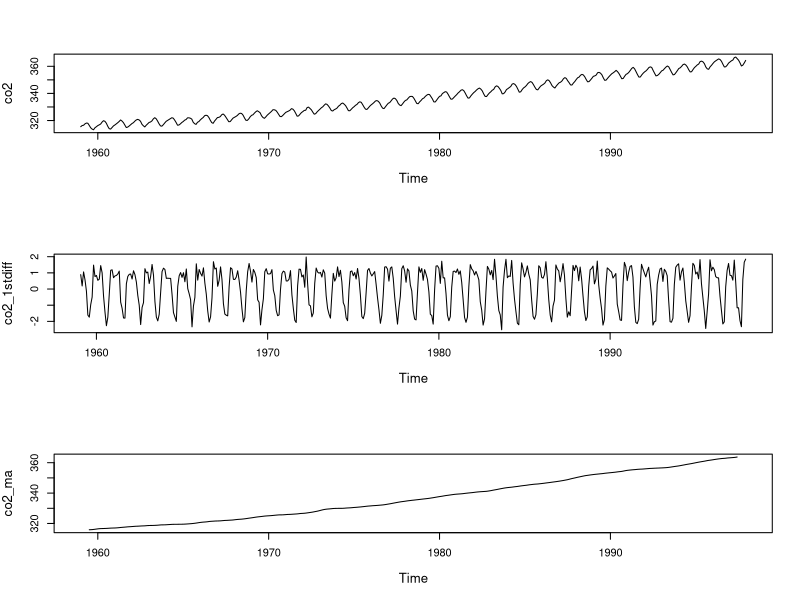
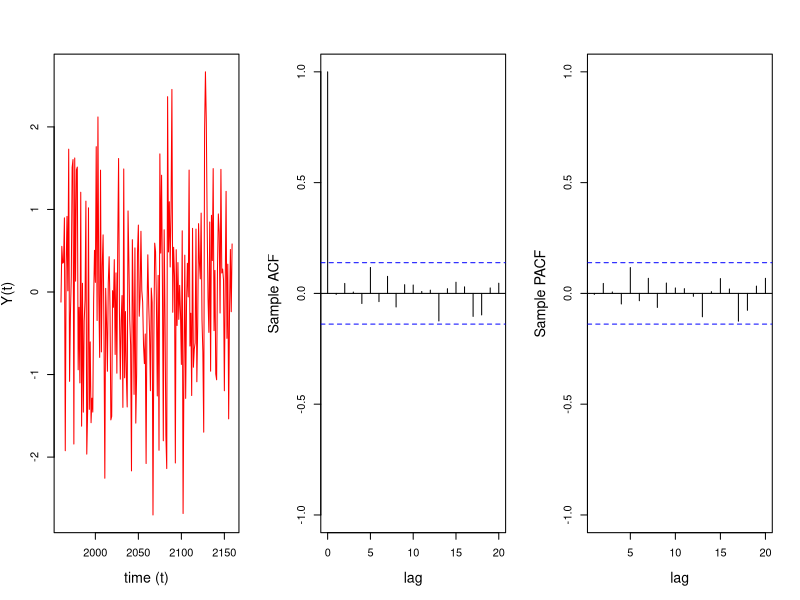
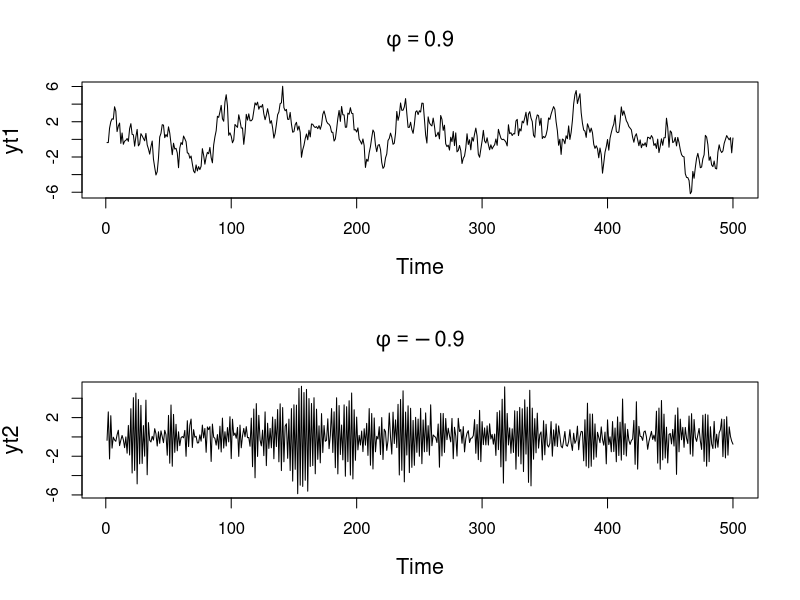
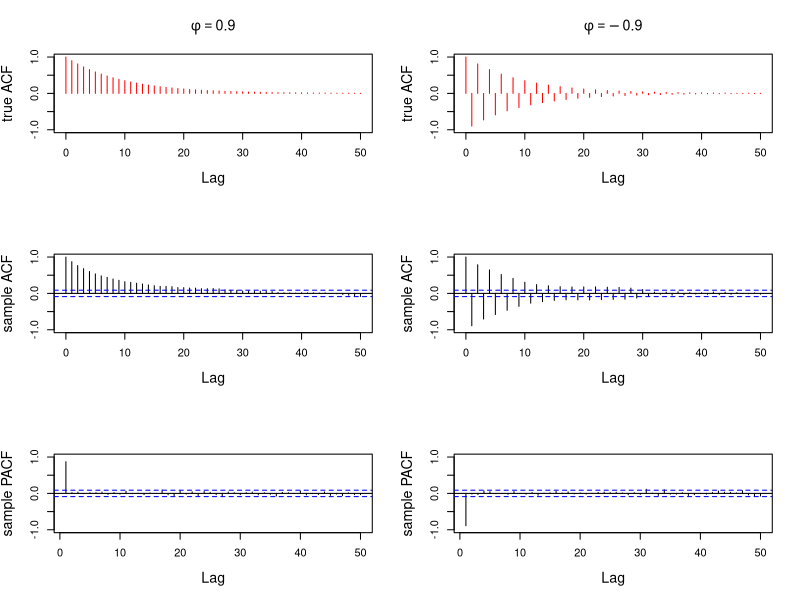
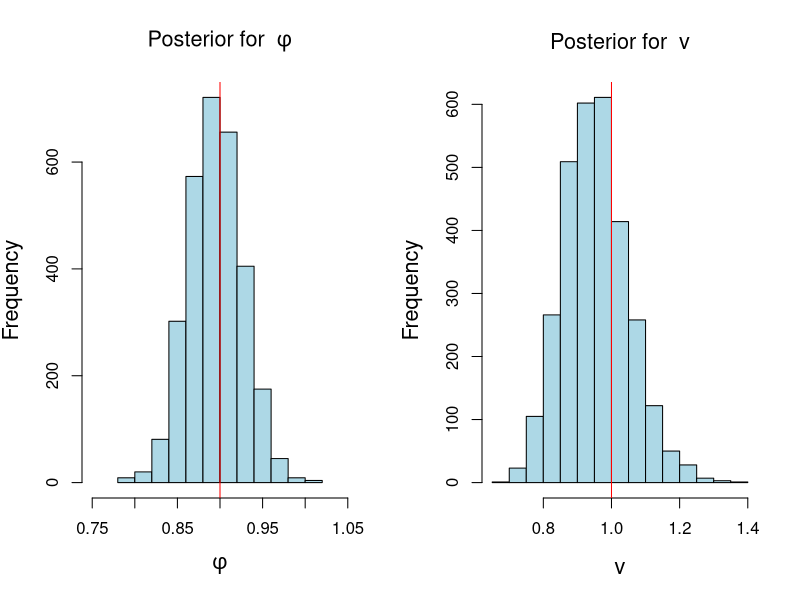
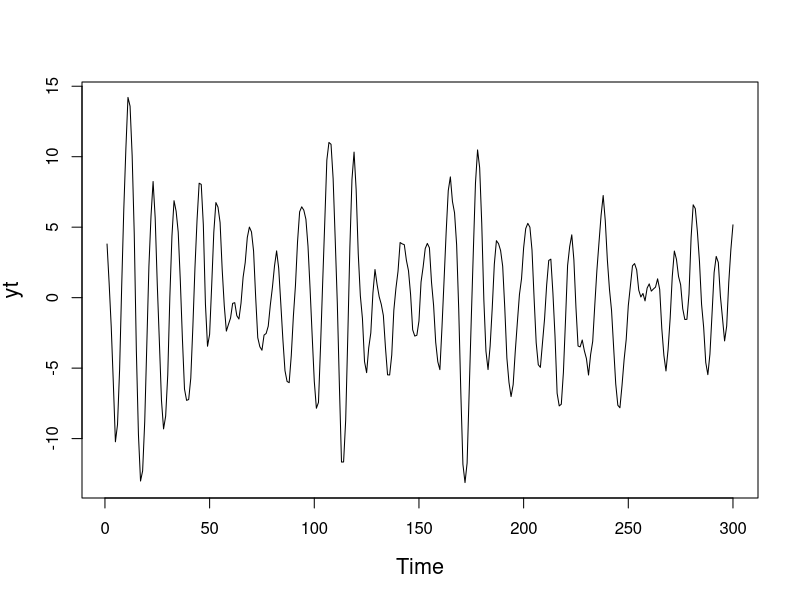
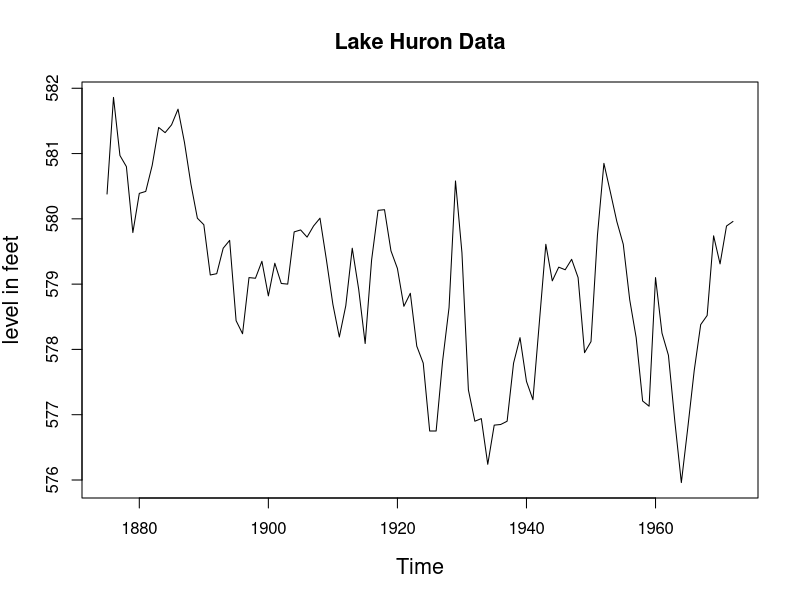
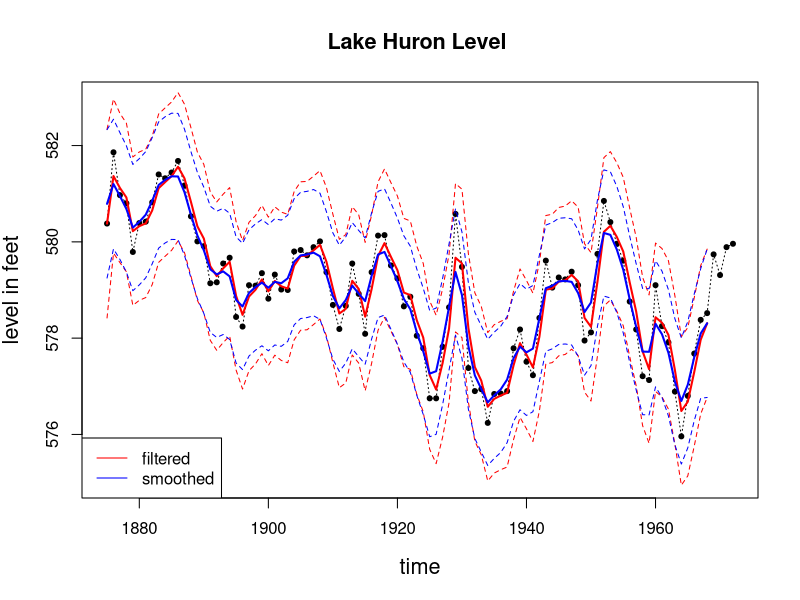

The R script that drew these images, in order:
#---------------------------------------------#
# Bayesian time series modelling and analysis #
#---------------------------------------------#

# Differencing and filtering using moving averages ----------------------------#
# Load the CO2 dataset in R
data(co2) 

# Take first differences to remove the trend 
co2_1stdiff=diff(co2,differences=1)

# Filter via moving averages to remove the seasonality 
co2_ma=filter(co2,filter=c(1/24,rep(1/12,11),1/24),sides=2)

par(mfrow=c(3,1), cex.lab=1.2,cex.main=1.2)
plot(co2) # plot the original data 
plot(co2_1stdiff) # plot the first differences (removes trend, highlights seasonality)
plot(co2_ma) # plot the filtered series via moving averages (removes the seasonality, highlights the trend)

# end -------------------------------------------- ----------------------------#

# Simulate data from a white noise process ------------------------------------#

# Simulate data with no temporal structure (white noise)
#
set.seed(2021)
T=200
t =1:T
y_white_noise=rnorm(T, mean=0, sd=1)
#
# Define a time series object in R: 
# Assume the data correspond to annual observations starting in January 1960 
#
yt=ts(y_white_noise, start=c(1960), frequency=1)
#
# plot the simulated time series, their sample ACF and their sample PACF
#
par(mfrow = c(1, 3), cex.lab = 1.3, cex.main = 1.3)
yt=ts(y_white_noise, start=c(1960), frequency=1)
plot(yt, type = 'l', col='red', xlab = 'time (t)', ylab = "Y(t)")
acf(yt, lag.max = 20, xlab = "lag",
    ylab = "Sample ACF",ylim=c(-1,1),main="")
pacf(yt, lag.max = 20,xlab = "lag",
     ylab = "Sample PACF",ylim=c(-1,1),main="")

# end -------------------------------------------------------------------------#

# Sample data from AR(1) processes --------------------------------------------#

# sample data from 2 ar(1) processes and plot their ACF and PACF functions
#
set.seed(2024)
T=500 # number of time points
#
# sample data from an ar(1) with ar coefficient phi = 0.9 and variance 1
#
v=1.0 # innovation variance
sd=sqrt(v) #innovation stantard deviation
phi1=0.9 # ar coefficient
yt1=arima.sim(n = T, model = list(ar = phi1), sd = sd)
#
# sample data from an ar(1) with ar coefficient phi = -0.9 and variance 1
#
phi2=-0.9 # ar coefficient
yt2=arima.sim(n = T, model = list(ar = phi2), sd = sd)

par(mfrow = c(2, 1), cex.lab = 1.3)
plot(yt1,main=expression(phi==0.9))
plot(yt2,main=expression(phi==-0.9))

par(mfrow = c(3, 2), cex.lab = 1.3)
lag.max=50 # max lag
#
## plot true ACFs for both processes
#
cov_0=sd^2/(1-phi1^2) # compute auto-covariance at h=0
cov_h=phi1^(0:lag.max)*cov_0 # compute auto-covariance at h
plot(0:lag.max, cov_h/cov_0, pch = 1, type = 'h', col = 'red',
     ylab = "true ACF", xlab = "Lag",ylim=c(-1,1), main=expression(phi==0.9))

cov_0=sd^2/(1-phi2^2) # compute auto-covariance at h=0
cov_h=phi2^(0:lag.max)*cov_0 # compute auto-covariance at h
# Plot autocorrelation function (ACF)
plot(0:lag.max, cov_h/cov_0, pch = 1, type = 'h', col = 'red',
     ylab = "true ACF", xlab = "Lag",ylim=c(-1,1),main=expression(phi==-0.9))

## plot sample ACFs for both processes
#
acf(yt1, lag.max = lag.max, type = "correlation", ylab = "sample ACF",
    lty = 1, ylim = c(-1, 1), main = " ")
acf(yt2, lag.max = lag.max, type = "correlation", ylab = "sample ACF",
    lty = 1, ylim = c(-1, 1), main = " ")
## plot sample PACFs for both processes
#
pacf(yt1, lag.ma = lag.max, ylab = "sample PACF", ylim=c(-1,1),main="")
pacf(yt2, lag.ma = lag.max, ylab = "sample PACF", ylim=c(-1,1),main="")

# end -------------------------------------------------------------------------#

# MLE for the AR(1), examples -------------------------------------------------#

set.seed(2024)
phi=0.9 # ar coefficient
v=1
sd=sqrt(v) # innovation standard deviation
T=500 # number of time points
yt=arima.sim(n = T, model = list(ar = phi), sd = sd) 

## Case 1: Conditional likelihood
y=as.matrix(yt[2:T]) # response
X=as.matrix(yt[1:(T-1)]) # design matrix
phi_MLE=as.numeric((t(X)%*%y)/sum(X^2)) # MLE for phi
s2=sum((y - phi_MLE*X)^2)/(length(y) - 1) # Unbiased estimate for v 
v_MLE=s2*(length(y)-1)/(length(y)) # MLE for v

cat("\n MLE of conditional likelihood for phi: ", phi_MLE, "\n",
    "MLE for the variance v: ", v_MLE, "\n", 
    "Estimate s2 for the variance v: ", s2, "\n")

phi=0.9 # ar coefficient
v=1
sd=sqrt(v) # innovation standard deviation
T=500 # number of time points
yt=arima.sim(n = T, model = list(ar = phi), sd = sd) 

#Using conditional sum of squares, equivalent to conditional likelihood 
arima_CSS=arima(yt,order=c(1,0,0),method="CSS",n.cond=1,include.mean=FALSE)
cat("AR estimates with conditional sum of squares (CSS) for phi and v:", arima_CSS$coef,arima_CSS$sigma2,
    "\n")

#Uses ML with full likelihood 
arima_ML=arima(yt,order=c(1,0,0),method="ML",include.mean=FALSE)
cat("AR estimates with full likelihood for phi and v:", arima_ML$coef,arima_ML$sigma2,
    "\n")

#Default: uses conditional sum of squares to find the starting point for ML and 
#         then uses ML 
arima_CSS_ML=arima(yt,order=c(1,0,0),method="CSS-ML",n.cond=1,include.mean=FALSE)
cat("AR estimates with CSS to find starting point for ML for phi and v:", 
    arima_CSS_ML$coef,arima_CSS_ML$sigma2,"\n")

phi=0.9 # ar coefficient
v=1
sd=sqrt(v) # innovation standard deviation
T=500 # number of time points
yt=arima.sim(n = T, model = list(ar = phi), sd = sd) 

## MLE, full likelihood AR(1) with v=1 assumed known 
# log likelihood function
log_p <- function(phi, yt){
  0.5*(log(1-phi^2) - sum((yt[2:T] - phi*yt[1:(T-1)])^2) - yt[1]^2*(1-phi^2))
}

# Use a built-in optimization method to obtain maximum likelihood estimates
result =optimize(log_p, c(-1, 1), tol = 0.0001, maximum = TRUE, yt = yt)
cat("\n MLE of full likelihood for phi: ", result$maximum)

# end -------------------------------------------------------------------------#

# AR(1) Bayesian inference, conditional likelihood example --------------------#

set.seed(2024)
phi=0.9 # ar coefficient
sd=1 # innovation standard deviation
T=200 # number of time points
yt=arima.sim(n = T, model = list(ar = phi), sd = sd) # sample stationary AR(1) process

y=as.matrix(yt[2:T]) # response
X=as.matrix(yt[1:(T-1)]) # design matrix
phi_MLE=as.numeric((t(X)%*%y)/sum(X^2)) # MLE for phi
s2=sum((y - phi_MLE*X)^2)/(length(y) - 1) # Unbiased estimate for v
v_MLE=s2*(length(y)-1)/(length(y)) # MLE for v 

print(c(phi_MLE,s2))

n_sample=3000   # posterior sample size

## step 1: sample posterior distribution of v from inverse gamma distribution
v_sample=1/rgamma(n_sample, (T-2)/2, sum((yt[2:T] - phi_MLE*yt[1:(T-1)])^2)/2)

## step 2: sample posterior distribution of phi from normal distribution
phi_sample=rep(0,n_sample)
for (i in 1:n_sample){
  phi_sample[i]=rnorm(1, mean = phi_MLE, sd=sqrt(v_sample[i]/sum(yt[1:(T-1)]^2)))}

## plot histogram of posterior samples of phi and v
par(mfrow = c(1, 2), cex.lab = 1.3)
hist(phi_sample, xlab = bquote(phi), 
     main = bquote("Posterior for "~phi),xlim=c(0.75,1.05), col='lightblue')
abline(v = phi, col = 'red')
hist(v_sample, xlab = bquote(v), col='lightblue', main = bquote("Posterior for "~v))
abline(v = sd, col = 'red')

# end -------------------------------------------------------------------------#

# Computing the roots of the AR polynomial ------------------------------------#

# Assume the folloing AR coefficients for an AR(8)
phi=c(0.27, 0.07, -0.13, -0.15, -0.11, -0.15, -0.23, -0.14)
roots=1/polyroot(c(1, -phi)) # compute reciprocal characteristic roots
r=Mod(roots) # compute moduli of reciprocal roots
lambda=2*pi/Arg(roots) # compute periods of reciprocal roots
# print results modulus and frequency by decreasing order
print(cbind(r, abs(lambda))[order(r, decreasing=TRUE), ][c(2,4,6,8),]) 

# end -------------------------------------------------------------------------#

# Maximum likelihood estimation, AR(p), conditional likelihood-----------------#

set.seed(2021)
# Simulate 300 observations from an AR(2) with one pair of complex-valued reciprocal roots 
r=0.95
lambda=12 
phi=numeric(2) 
phi[1]=2*r*cos(2*pi/lambda) 
phi[2]=-r^2
sd=1 # innovation standard deviation
T=300 # number of time points
# generate stationary AR(2) process
yt=arima.sim(n = T, model = list(ar = phi), sd = sd) 

## Compute the MLE for phi and the unbiased estimator for v using the conditional likelihood
p=2
y=rev(yt[(p+1):T]) # response
X=t(matrix(yt[rev(rep((1:p),T-p)+rep((0:(T-p-1)),rep(p,T-p)))],p,T-p));
XtX=t(X)%*%X
XtX_inv=solve(XtX)
phi_MLE=XtX_inv%*%t(X)%*%y # MLE for phi
s2=sum((y - X%*%phi_MLE)^2)/(length(y) - p) #unbiased estimate for v

cat("\n MLE of conditional likelihood for phi: ", phi_MLE, "\n",
    "Estimate for v: ", s2, "\n")

# end -------------------------------------------------------------------------#

# Bayesian inference, AR(p), conditional likelihood ---------------------------#

# Simulate 300 observations from an AR(2) with one pair of complex-valued roots 
set.seed(2021)
r=0.95
lambda=12 
phi=numeric(2) 
phi[1]=2*r*cos(2*pi/lambda) 
phi[2]=-r^2
sd=1 # innovation standard deviation
T=300 # number of time points
# generate stationary AR(2) process
yt=arima.sim(n = T, model = list(ar = phi), sd = sd) 
par(mfrow=c(1,1))
plot(yt)

## Compute the MLE of phi and the unbiased estimator of v using the conditional likelihood
p=2
y=rev(yt[(p+1):T]) # response
X=t(matrix(yt[rev(rep((1:p),T-p)+rep((0:(T-p-1)),rep(p,T-p)))],p,T-p));
XtX=t(X)%*%X
XtX_inv=solve(XtX)
phi_MLE=XtX_inv%*%t(X)%*%y # MLE for phi
s2=sum((y - X%*%phi_MLE)^2)/(length(y) - p) #unbiased estimate for v

################################################################################
### Posterior inference, conditional likelihood + reference prior via 
### direct sampling                 
################################################################################

n_sample=1000 # posterior sample size
library(MASS)

## step 1: sample v from inverse gamma distribution
v_sample=1/rgamma(n_sample, (T-2*p)/2, sum((y-X%*%phi_MLE)^2)/2)

## step 2: sample phi conditional on v from normal distribution
phi_sample=matrix(0, nrow = n_sample, ncol = p)
for(i in 1:n_sample){
  phi_sample[i, ]=mvrnorm(1,phi_MLE,Sigma=v_sample[i]*XtX_inv)
}

# end -------------------------------------------------------------------------#

# Smoothing in the NDLM, Example ----------------------------------------------#

#################################################
##### Univariate DLM: Known, constant variances
#################################################
set_up_dlm_matrices <- function(FF, GG, VV, WW){
  return(list(FF=FF, GG=GG, VV=VV, WW=WW))
}

set_up_initial_states <- function(m0, C0){
  return(list(m0=m0, C0=C0))
}

### forward update equations ###
forward_filter <- function(data, matrices, initial_states){
  ## retrieve dataset
  yt <- data$yt
  T <- length(yt)
  
  ## retrieve a set of quadruples 
  # FF, GG, VV, WW are scalar
  FF <- matrices$FF  
  GG <- matrices$GG
  VV <- matrices$VV
  WW <- matrices$WW
  
  ## retrieve initial states
  m0 <- initial_states$m0
  C0 <- initial_states$C0
  
  ## create placeholder for results
  d <- dim(GG)[1]
  at <- matrix(NA, nrow=T, ncol=d)
  Rt <- array(NA, dim=c(d, d, T))
  ft <- numeric(T)
  Qt <- numeric(T)
  mt <- matrix(NA, nrow=T, ncol=d)
  Ct <- array(NA, dim=c(d, d, T))
  et <- numeric(T)
  
  
  for(i in 1:T){
    # moments of priors at t
    if(i == 1){
      at[i, ] <- GG %*% t(m0)
      Rt[, , i] <- GG %*% C0 %*% t(GG) + WW
      Rt[,,i] <- 0.5*Rt[,,i]+0.5*t(Rt[,,i]) 
    }else{
      at[i, ] <- GG %*% t(mt[i-1, , drop=FALSE])
      Rt[, , i] <- GG %*% Ct[, , i-1] %*% t(GG) + WW
      Rt[,,i] <- 0.5*Rt[,,i]+0.5*t(Rt[,,i]) 
    }
    
    # moments of one-step forecast:
    ft[i] <- t(FF) %*% (at[i, ]) 
    Qt[i] <- t(FF) %*% Rt[, , i] %*% FF + VV
    
    # moments of posterior at t:
    At <- Rt[, , i] %*% FF / Qt[i]
    et[i] <- yt[i] - ft[i]
    mt[i, ] <- at[i, ] + t(At) * et[i]
    Ct[, , i] <- Rt[, , i] - Qt[i] * At %*% t(At)
    Ct[,,i] <- 0.5*Ct[,,i] + 0.5*t(Ct[,,i]) 
  }
  cat("Forward filtering is completed!") # indicator of completion
  return(list(mt = mt, Ct = Ct, at = at, Rt = Rt, 
              ft = ft, Qt = Qt))
}


forecast_function <- function(posterior_states, k, matrices){
  
  ## retrieve matrices
  FF <- matrices$FF
  GG <- matrices$GG
  WW <- matrices$WW
  VV <- matrices$VV
  mt <- posterior_states$mt
  Ct <- posterior_states$Ct
  
  ## set up matrices
  T <- dim(mt)[1] # time points
  d <- dim(mt)[2] # dimension of state parameter vector
  
  ## placeholder for results
  at <- matrix(NA, nrow = k, ncol = d)
  Rt <- array(NA, dim=c(d, d, k))
  ft <- numeric(k)
  Qt <- numeric(k)
  
  
  for(i in 1:k){
    ## moments of state distribution
    if(i == 1){
      at[i, ] <- GG %*% t(mt[T, , drop=FALSE])
      Rt[, , i] <- GG %*% Ct[, , T] %*% t(GG) + WW
      Rt[,,i] <- 0.5*Rt[,,i]+0.5*t(Rt[,,i]) 
    }else{
      at[i, ] <- GG %*% t(at[i-1, , drop=FALSE])
      Rt[, , i] <- GG %*% Rt[, , i-1] %*% t(GG) + WW
      Rt[,,i] <- 0.5*Rt[,,i]+0.5*t(Rt[,,i]) 
    }
    
    ## moments of forecast distribution
    ft[i] <- t(FF) %*% t(at[i, , drop=FALSE])
    Qt[i] <- t(FF) %*% Rt[, , i] %*% FF + VV
  }
  cat("Forecasting is completed!") # indicator of completion
  return(list(at=at, Rt=Rt, ft=ft, Qt=Qt))
}

## obtain 95% credible interval
get_credible_interval <- function(mu, sigma2, 
                                  quantile = c(0.025, 0.975)){
  z_quantile <- qnorm(quantile)
  bound <- matrix(0, nrow=length(mu), ncol=2)
  bound[, 1] <- mu + z_quantile[1]*sqrt(as.numeric(sigma2)) # lower bound
  bound[, 2] <- mu + z_quantile[2]*sqrt(as.numeric(sigma2)) # upper bound
  return(bound)
}

### smoothing equations ###
backward_smoothing <- function(data, matrices, 
                               posterior_states){
  ## retrieve data 
  yt <- data$yt
  T <- length(yt) 
  
  ## retrieve matrices
  FF <- matrices$FF
  GG <- matrices$GG
  
  ## retrieve matrices
  mt <- posterior_states$mt
  Ct <- posterior_states$Ct
  at <- posterior_states$at
  Rt <- posterior_states$Rt
  
  ## create placeholder for posterior moments 
  mnt <- matrix(NA, nrow = dim(mt)[1], ncol = dim(mt)[2])
  Cnt <- array(NA, dim = dim(Ct))
  fnt <- numeric(T)
  Qnt <- numeric(T)
  for(i in T:1){
    # moments for the distributions of the state vector given D_T
    if(i == T){
      mnt[i, ] <- mt[i, ]
      Cnt[, , i] <- Ct[, , i]
      Cnt[, , i] <- 0.5*Cnt[, , i] + 0.5*t(Cnt[, , i]) 
    }else{
      inv_Rtp1<-solve(Rt[,,i+1])
      Bt <- Ct[, , i] %*% t(GG) %*% inv_Rtp1
      mnt[i, ] <- mt[i, ] + Bt %*% (mnt[i+1, ] - at[i+1, ])
      Cnt[, , i] <- Ct[, , i] + Bt %*% (Cnt[, , i + 1] - Rt[, , i+1]) %*% t(Bt)
      Cnt[,,i] <- 0.5*Cnt[,,i] + 0.5*t(Cnt[,,i]) 
    }
    # moments for the smoothed distribution of the mean response of the series
    fnt[i] <- t(FF) %*% t(mnt[i, , drop=FALSE])
    Qnt[i] <- t(FF) %*% t(Cnt[, , i]) %*% FF
  }
  cat("Backward smoothing is completed!")
  return(list(mnt = mnt, Cnt = Cnt, fnt=fnt, Qnt=Qnt))
}
####################### Example: Lake Huron Data ######################
plot(LakeHuron,main="Lake Huron Data",ylab="level in feet") 
# 98 observations total 
k=4
T=length(LakeHuron)-k # We take the first 94 observations 
#  as our data
ts_data=LakeHuron[1:T]
ts_validation_data <- LakeHuron[(T+1):98]

data <- list(yt = ts_data)

## set up matrices
FF <- as.matrix(1)
GG <- as.matrix(1)
VV <- as.matrix(1)
WW <- as.matrix(1)
m0 <- as.matrix(570)
C0 <- as.matrix(1e4)

## wrap up all matrices and initial values
matrices <- set_up_dlm_matrices(FF,GG,VV,WW)
initial_states <- set_up_initial_states(m0, C0)

## filtering
results_filtered <- forward_filter(data, matrices, 
                                   initial_states)
ci_filtered<-get_credible_interval(results_filtered$mt,
                                   results_filtered$Ct)
## smoothing
results_smoothed <- backward_smoothing(data, matrices, 
                                       results_filtered)
ci_smoothed <- get_credible_interval(results_smoothed$mnt, 
                                     results_smoothed$Cnt)


index=seq(1875, 1972, length.out = length(LakeHuron))
index_filt=index[1:T]

plot(index, LakeHuron, main = "Lake Huron Level ",type='l',
     xlab="time",ylab="level in feet",lty=3,ylim=c(575,583))
points(index,LakeHuron,pch=20)

lines(index_filt, results_filtered$mt, type='l', 
      col='red',lwd=2)
lines(index_filt, ci_filtered[,1], type='l', col='red',lty=2)
lines(index_filt, ci_filtered[,2], type='l', col='red',lty=2)

lines(index_filt, results_smoothed$mnt, type='l', 
      col='blue',lwd=2)
lines(index_filt, ci_smoothed[,1], type='l', col='blue',lty=2)
lines(index_filt, ci_smoothed[,2], type='l', col='blue',lty=2)

legend('bottomleft', legend=c("filtered","smoothed"),
       col = c("red", "blue"), lty=c(1, 1))


# end -------------------------------------------------------------------------#

# NDLM, Unknown Observational Variance Example --------------------------------#

# create list for matrices
set_up_dlm_matrices_unknown_v <- function(Ft, Gt, Wt_star){
  if(!is.array(Gt)){
    Stop("Gt and Ft should be array")
  }
  if(missing(Wt_star)){
    return(list(Ft=Ft, Gt=Gt))
  }else{
    return(list(Ft=Ft, Gt=Gt, Wt_star=Wt_star))
  }
}


## create list for initial states
set_up_initial_states_unknown_v <- function(m0, C0_star, n0, S0){
  return(list(m0=m0, C0_star=C0_star, n0=n0, S0=S0))
}

forward_filter_unknown_v <- function(data, matrices, 
                                     initial_states, delta){
  ## retrieve dataset
  yt <- data$yt
  T<- length(yt)
  
  ## retrieve matrices
  Ft <- matrices$Ft
  Gt <- matrices$Gt
  if(missing(delta)){
    Wt_star <- matrices$Wt_star
  }
  
  ## retrieve initial state
  m0 <- initial_states$m0
  C0_star <- initial_states$C0_star
  n0 <- initial_states$n0
  S0 <- initial_states$S0
  C0 <- S0*C0_star
  
  ## create placeholder for results
  d <- dim(Gt)[1]
  at <- matrix(0, nrow=T, ncol=d)
  Rt <- array(0, dim=c(d, d, T))
  ft <- numeric(T)
  Qt <- numeric(T)
  mt <- matrix(0, nrow=T, ncol=d)
  Ct <- array(0, dim=c(d, d, T))
  et <- numeric(T)
  nt <- numeric(T)
  St <- numeric(T)
  dt <- numeric(T)
  
  # moments of priors at t
  for(i in 1:T){
    if(i == 1){
      at[i, ] <- Gt[, , i] %*% m0
      Pt <- Gt[, , i] %*% C0 %*% t(Gt[, , i])
      Pt <- 0.5*Pt + 0.5*t(Pt)
      if(missing(delta)){
        Wt <- Wt_star[, , i]*S0
        Rt[, , i] <- Pt + Wt
        Rt[,,i] <- 0.5*Rt[,,i]+0.5*t(Rt[,,i])
      }else{
        Rt[, , i] <- Pt/delta
        Rt[,,i] <- 0.5*Rt[,,i]+0.5*t(Rt[,,i])
      }
      
    }else{
      at[i, ] <- Gt[, , i] %*% t(mt[i-1, , drop=FALSE])
      Pt <- Gt[, , i] %*% Ct[, , i-1] %*% t(Gt[, , i])
      if(missing(delta)){
        Wt <- Wt_star[, , i] * St[i-1]
        Rt[, , i] <- Pt + Wt
        Rt[,,i]=0.5*Rt[,,i]+0.5*t(Rt[,,i])
      }else{
        Rt[, , i] <- Pt/delta
        Rt[,,i] <- 0.5*Rt[,,i]+0.5*t(Rt[,,i])
      }
    }
    
    # moments of one-step forecast:
    ft[i] <- t(Ft[, , i]) %*% t(at[i, , drop=FALSE]) 
    Qt[i] <- t(Ft[, , i]) %*% Rt[, , i] %*% Ft[, , i] + 
      ifelse(i==1, S0, St[i-1])
    et[i] <- yt[i] - ft[i]
    
    nt[i] <- ifelse(i==1, n0, nt[i-1]) + 1
    St[i] <- ifelse(i==1, S0, 
                    St[i-1])*(1 + 1/nt[i]*(et[i]^2/Qt[i]-1))
    
    # moments of posterior at t:
    At <- Rt[, , i] %*% Ft[, , i] / Qt[i]
    
    mt[i, ] <- at[i, ] + t(At) * et[i]
    Ct[, , i] <- St[i]/ifelse(i==1, S0, 
                              St[i-1])*(Rt[, , i] - Qt[i] * At %*% t(At))
    Ct[,,i] <- 0.5*Ct[,,i]+0.5*t(Ct[,,i])
  }
  cat("Forward filtering is completed!\n")
  return(list(mt = mt, Ct = Ct,  at = at, Rt = Rt, 
              ft = ft, Qt = Qt,  et = et, 
              nt = nt, St = St))
}

### smoothing function ###
backward_smoothing_unknown_v <- function(data, matrices, 
                                         posterior_states,delta){
  ## retrieve data 
  yt <- data$yt
  T <- length(yt) 
  
  ## retrieve matrices
  Ft <- matrices$Ft
  Gt <- matrices$Gt
  
  ## retrieve matrices
  mt <- posterior_states$mt
  Ct <- posterior_states$Ct
  Rt <- posterior_states$Rt
  nt <- posterior_states$nt
  St <- posterior_states$St
  at <- posterior_states$at
  
  ## create placeholder for posterior moments 
  mnt <- matrix(NA, nrow = dim(mt)[1], ncol = dim(mt)[2])
  Cnt <- array(NA, dim = dim(Ct))
  fnt <- numeric(T)
  Qnt <- numeric(T)
  
  for(i in T:1){
    if(i == T){
      mnt[i, ] <- mt[i, ]
      Cnt[, , i] <- Ct[, , i]
    }else{
      if(missing(delta)){
        inv_Rtp1 <- chol2inv(chol(Rt[, , i+1]))
        Bt <- Ct[, , i] %*% t(Gt[, , i+1]) %*% inv_Rtp1
        mnt[i, ] <- mt[i, ] + Bt %*% (mnt[i+1, ] - at[i+1, ])
        Cnt[, , i] <- Ct[, , i] + Bt %*% (Cnt[, , i+1] - 
                                            Rt[, , i+1]) %*% t(Bt)
        Cnt[,,i] <- 0.5*Cnt[,,i]+0.5*t(Cnt[,,i])
      }else{
        inv_Gt <- solve(Gt[, , i+1])
        mnt[i, ] <- (1-delta)*mt[i, ] + 
          delta*inv_Gt %*% t(mnt[i+1, ,drop=FALSE])
        Cnt[, , i] <- (1-delta)*Ct[, , i] + 
          delta^2*inv_Gt %*% Cnt[, , i + 1]  %*% t(inv_Gt)
        Cnt[,,i] <- 0.5*Cnt[,,i]+0.5*t(Cnt[,,i])
      }
    }
    fnt[i] <- t(Ft[, , i]) %*% t(mnt[i, , drop=FALSE])
    Qnt[i] <- t(Ft[, , i]) %*% t(Cnt[, , i]) %*% Ft[, , i]
  }
  for(i in 1:T){
    Cnt[,,i]=St[T]*Cnt[,,i]/St[i] 
    Qnt[i]=St[T]*Qnt[i]/St[i]
  }
  cat("Backward smoothing is completed!\n")
  return(list(mnt = mnt, Cnt = Cnt, fnt=fnt, Qnt=Qnt))
}

## Forecast Distribution for k step
forecast_function_unknown_v <- function(posterior_states, k, 
                                        matrices, delta){
  
  ## retrieve matrices
  Ft <- matrices$Ft
  Gt <- matrices$Gt
  if(missing(delta)){
    Wt_star <- matrices$Wt_star
  }
  
  mt <- posterior_states$mt
  Ct <- posterior_states$Ct
  St <- posterior_states$St
  at <- posterior_states$at
  
  ## set up matrices
  T <- dim(mt)[1] # time points
  d <- dim(mt)[2] # dimension of state parameter vector
  
  ## placeholder for results
  at <- matrix(NA, nrow = k, ncol = d)
  Rt <- array(NA, dim=c(d, d, k))
  ft <- numeric(k)
  Qt <- numeric(k)
  
  for(i in 1:k){
    ## moments of state distribution
    if(i == 1){
      at[i, ] <- Gt[, , T+i] %*% t(mt[T, , drop=FALSE])
      
      if(missing(delta)){
        Rt[, , i] <- Gt[, , T+i] %*% Ct[, , T] %*% 
          t(Gt[, , T+i]) + St[T]*Wt_star[, , T+i]
      }else{
        Rt[, , i] <- Gt[, , T+i] %*% Ct[, , T] %*% 
          t(Gt[, , T+i])/delta
      }
      Rt[,,i] <- 0.5*Rt[,,i]+0.5*t(Rt[,,i])
      
    }else{
      at[i, ] <- Gt[, , T+i] %*% t(at[i-1, , drop=FALSE])
      if(missing(delta)){
        Rt[, , i] <- Gt[, , T+i] %*% Rt[, , i-1] %*% 
          t(Gt[, , T+i]) + St[T]*Wt_star[, , T + i]
      }else{
        Rt[, , i] <- Gt[, , T+i] %*% Rt[, , i-1] %*% 
          t(Gt[, , T+i])/delta
      }
      Rt[,,i] <- 0.5*Rt[,,i]+0.5*t(Rt[,,i])
    }
    
    
    ## moments of forecast distribution
    ft[i] <- t(Ft[, , T+i]) %*% t(at[i, , drop=FALSE])
    Qt[i] <- t(Ft[, , T+i]) %*% Rt[, , i] %*% Ft[, , T+i] + 
      St[T]
  }
  cat("Forecasting is completed!\n") # indicator of completion
  return(list(at=at, Rt=Rt, ft=ft, Qt=Qt))
}

## obtain 95% credible interval
get_credible_interval_unknown_v <- function(ft, Qt, nt, 
                                            quantile = c(0.025, 0.975)){
  bound <- matrix(0, nrow=length(ft), ncol=2)
  
  if ((length(nt)==1)){
    for (t in 1:length(ft)){
      t_quantile <- qt(quantile[1], df = nt)
      bound[t, 1] <- ft[t] + t_quantile*sqrt(as.numeric(Qt[t])) 
      
      # upper bound of 95% credible interval
      t_quantile <- qt(quantile[2], df = nt)
      bound[t, 2] <- ft[t] + 
        t_quantile*sqrt(as.numeric(Qt[t]))}
  }else{
    # lower bound of 95% credible interval
    for (t in 1:length(ft)){
      t_quantile <- qt(quantile[1], df = nt[t])
      bound[t, 1] <- ft[t] + 
        t_quantile*sqrt(as.numeric(Qt[t])) 
      
      # upper bound of 95% credible interval
      t_quantile <- qt(quantile[2], df = nt[t])
      bound[t, 2] <- ft[t] + 
        t_quantile*sqrt(as.numeric(Qt[t]))}
  }
  return(bound)
  
}



## Example: Nile River Level (in 10^8 m^3), 1871-1970 
## Model: First order polynomial DLM
plot(Nile) 
n=length(Nile) #n=100 observations 
k=5
T=n-k
data_T=Nile[1:T]
test_data=Nile[(T+1):n]
data=list(yt = data_T)


## set up matrices for first order polynomial model 
Ft=array(1, dim = c(1, 1, n))
Gt=array(1, dim = c(1, 1, n))
Wt_star=array(1, dim = c(1, 1, n))
m0=as.matrix(800)
C0_star=as.matrix(10)
n0=1
S0=10

## wrap up all matrices and initial values
matrices = set_up_dlm_matrices_unknown_v(Ft, Gt, Wt_star)
initial_states = set_up_initial_states_unknown_v(m0, 
                                                 C0_star, n0, S0)

## filtering 
results_filtered = forward_filter_unknown_v(data, matrices, 
                                            initial_states)
ci_filtered=get_credible_interval_unknown_v(results_filtered$mt, 
                                            results_filtered$Ct, 
                                            results_filtered$nt)

## smoothing
results_smoothed=backward_smoothing_unknown_v(data, matrices, 
                                              results_filtered)
ci_smoothed=get_credible_interval_unknown_v(results_smoothed$mnt, 
                                            results_smoothed$Cnt, 
                                            results_filtered$nt[T])

## one-step ahead forecasting
results_forecast=forecast_function_unknown_v(results_filtered, 
                                             k,  matrices)
ci_forecast=get_credible_interval_unknown_v(results_forecast$ft, 
                                            results_forecast$Qt, 
                                            results_filtered$nt[T])


## plot results
index=seq(1871, 1970, length.out = length(Nile))
index_filt=index[1:T]
index_forecast=index[(T+1):(T+k)]

plot(index, Nile, main = "Nile River Level ",type='l',
     xlab="time",ylab="feet",lty=3,ylim=c(400,1500))
points(index,Nile,pch=20)

lines(index_filt,results_filtered$mt, type='l', col='red',lwd=2)
lines(index_filt,ci_filtered[, 1], type='l', col='red', lty=2)
lines(index_filt,ci_filtered[, 2], type='l', col='red', lty=2)
lines(index_filt,results_smoothed$mnt, type='l', col='blue',lwd=2)
lines(index_filt, ci_smoothed[, 1], type='l', col='blue', lty=2)
lines(index_filt, ci_smoothed[, 2], type='l', col='blue', lty=2)

lines(index_forecast, results_forecast$ft, type='l', 
      col='green',lwd=2)
lines(index_forecast, ci_forecast[, 1], type='l', 
      col='green', lty=2)
lines(index_forecast, ci_forecast[, 2], type='l', 
      col='green', lty=2)

# end -------------------------------------------------------------------------#





